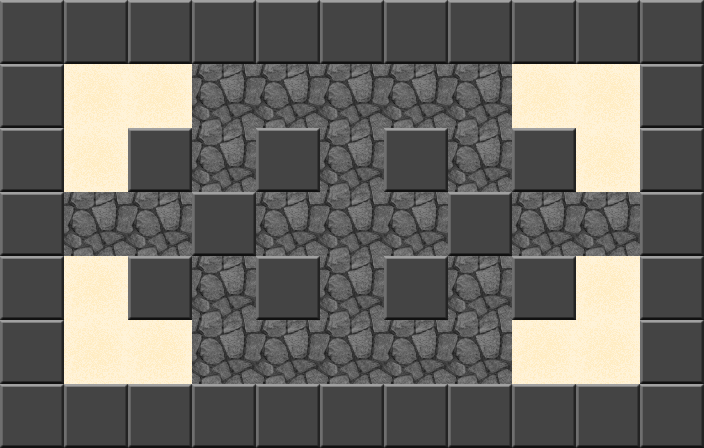

The image is a tile-based game level rendered from a .tmx file. Its description and source (layers, tilesets, objects; grid data summarised) follow:
An orthogonal 11x7 tile map with 64x64 px tiles, 2 tile layers (background, graphics) and 37 objects.

<map version="1.0" tiledversion="1.1.5" orientation="orthogonal" renderorder="right-down" width="11" height="7" tilewidth="64" tileheight="64" infinite="0" nextobjectid="42">
 <tileset firstgid="1" name="map" tilewidth="64" tileheight="64" tilecount="3" columns="0">
  <grid orientation="orthogonal" width="1" height="1" />
  <tile id="1">
   <image width="64" height="64" source="../images/brick.png" />
  </tile>
  <tile id="2">
   <image width="64" height="64" source="../images/floor.png" />
  </tile>
  <tile id="3">
   <image width="64" height="64" source="../images/wall.png" />
  </tile>
 </tileset>
 <layer name="background" width="11" height="7">
  <data>[77 cells, 77 non-empty, 1 distinct tile ids]</data>
 </layer>
 <layer name="graphics" width="11" height="7">
  <data>[77 cells, 65 non-empty, 2 distinct tile ids]</data>
 </layer>
 <objectgroup name="walls">
  <object id="1" x="0" y="0" width="704" height="64" />
  <object id="2" x="640" y="64" width="64" height="384" />
  <object id="3" x="0" y="384" width="704" height="64" />
  <object id="4" x="0" y="64" width="64" height="320" />
  <object id="5" x="128" y="128" width="64" height="64" />
  <object id="6" x="256" y="128" width="64" height="64" />
  <object id="7" x="192" y="192" width="64" height="64" />
  <object id="8" x="128" y="256" width="64" height="64" />
  <object id="9" x="256" y="256" width="64" height="64" />
  <object id="13" x="384" y="128" width="64" height="64" />
  <object id="14" x="448" y="192" width="64" height="64" />
  <object id="15" x="384" y="256" width="64" height="64" />
  <object id="16" x="512" y="256" width="64" height="64" />
  <object id="17" x="512" y="128" width="64" height="64" />
 </objectgroup>
 <objectgroup name="bricks">
  <object id="18" x="192" y="64" width="64" height="64" />
  <object id="19" x="192" y="128" width="64" height="64" />
  <object id="20" x="64" y="192" width="64" height="64" />
  <object id="21" x="128" y="192" width="64" height="64" />
  <object id="22" x="192" y="256" width="64" height="64" />
  <object id="23" x="192" y="320" width="64" height="64" />
  <object id="24" x="256" y="320" width="64" height="64" />
  <object id="25" x="256" y="192" width="64" height="64" />
  <object id="26" x="320" y="192" width="64" height="64" />
  <object id="27" x="256" y="64" width="64" height="64" />
  <object id="28" x="320" y="64" width="64" height="64" />
  <object id="29" x="320" y="128" width="64" height="64" />
  <object id="30" x="384" y="192" width="64" height="64" />
  <object id="31" x="320" y="256" width="64" height="64" />
  <object id="32" x="320" y="320" width="64" height="64" />
  <object id="33" x="384" y="320" width="64" height="64" />
  <object id="34" x="448" y="320" width="64" height="64" />
  <object id="35" x="448" y="256" width="64" height="64" />
  <object id="37" x="384" y="64" width="64" height="64" />
  <object id="38" x="448" y="64" width="64" height="64" />
  <object id="39" x="448" y="128" width="64" height="64" />
  <object id="40" x="512" y="192" width="64" height="64" />
  <object id="41" x="576" y="192" width="64" height="64" />
 </objectgroup>
</map>